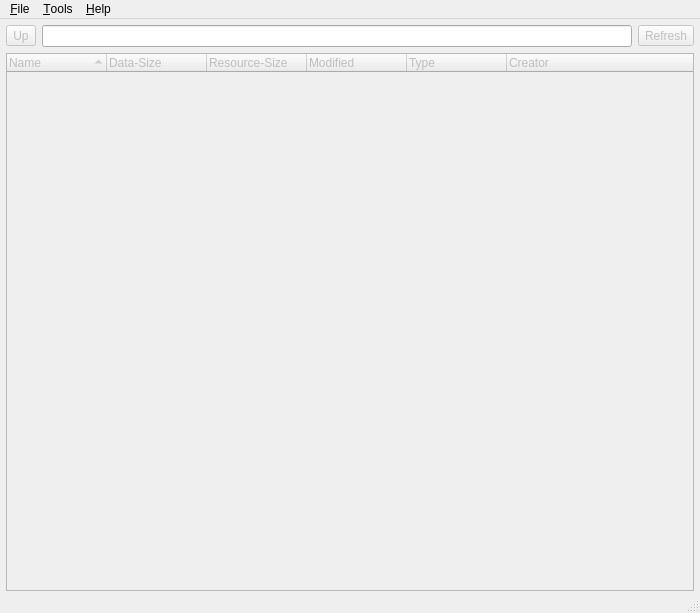
<?xml version="1.0" encoding="UTF-8"?>
<ui version="4.0">
 <class>MainWindow</class>
 <widget class="QMainWindow" name="MainWindow">
  <property name="geometry">
   <rect>
    <x>0</x>
    <y>0</y>
    <width>700</width>
    <height>613</height>
   </rect>
  </property>
  <property name="acceptDrops">
   <bool>true</bool>
  </property>
  <property name="windowTitle">
   <string>QPyHFSExplorer</string>
  </property>
  <property name="windowIcon">
   <iconset resource="main.qrc">
    <normaloff>:/main/icons/app.png</normaloff>:/main/icons/app.png</iconset>
  </property>
  <widget class="QWidget" name="centralwidget">
   <layout class="QVBoxLayout" name="verticalLayout">
    <property name="leftMargin">
     <number>6</number>
    </property>
    <property name="topMargin">
     <number>6</number>
    </property>
    <property name="rightMargin">
     <number>6</number>
    </property>
    <property name="bottomMargin">
     <number>0</number>
    </property>
    <item>
     <layout class="QHBoxLayout" name="horizontalLayout">
      <property name="bottomMargin">
       <number>0</number>
      </property>
      <item>
       <widget class="QToolButton" name="toolButtonUp">
        <property name="enabled">
         <bool>false</bool>
        </property>
        <property name="toolTip">
         <string>Up</string>
        </property>
        <property name="text">
         <string>Up</string>
        </property>
        <property name="icon">
         <iconset resource="main.qrc">
          <normaloff>:/main/icons/up.png</normaloff>:/main/icons/up.png</iconset>
        </property>
        <property name="iconSize">
         <size>
          <width>16</width>
          <height>16</height>
         </size>
        </property>
       </widget>
      </item>
      <item>
       <widget class="QLineEdit" name="lineEditHfsPath">
        <property name="readOnly">
         <bool>true</bool>
        </property>
       </widget>
      </item>
      <item>
       <widget class="QToolButton" name="toolButtonRefresh">
        <property name="enabled">
         <bool>false</bool>
        </property>
        <property name="toolTip">
         <string>Refresh</string>
        </property>
        <property name="text">
         <string>Refresh</string>
        </property>
        <property name="icon">
         <iconset resource="main.qrc">
          <normaloff>:/main/icons/refresh.png</normaloff>:/main/icons/refresh.png</iconset>
        </property>
       </widget>
      </item>
     </layout>
    </item>
    <item>
     <widget class="QTreeWidget" name="treeWidgetHfs">
      <property name="enabled">
       <bool>false</bool>
      </property>
      <property name="contextMenuPolicy">
       <enum>Qt::CustomContextMenu</enum>
      </property>
      <property name="editTriggers">
       <set>QAbstractItemView::NoEditTriggers</set>
      </property>
      <property name="alternatingRowColors">
       <bool>true</bool>
      </property>
      <property name="selectionMode">
       <enum>QAbstractItemView::SingleSelection</enum>
      </property>
      <property name="selectionBehavior">
       <enum>QAbstractItemView::SelectRows</enum>
      </property>
      <property name="rootIsDecorated">
       <bool>false</bool>
      </property>
      <property name="sortingEnabled">
       <bool>true</bool>
      </property>
      <column>
       <property name="text">
        <string>Name</string>
       </property>
      </column>
      <column>
       <property name="text">
        <string>Data-Size</string>
       </property>
      </column>
      <column>
       <property name="text">
        <string>Resource-Size</string>
       </property>
      </column>
      <column>
       <property name="text">
        <string>Modified</string>
       </property>
      </column>
      <column>
       <property name="text">
        <string>Type</string>
       </property>
      </column>
      <column>
       <property name="text">
        <string>Creator</string>
       </property>
      </column>
     </widget>
    </item>
   </layout>
  </widget>
  <widget class="QMenuBar" name="menubar">
   <property name="geometry">
    <rect>
     <x>0</x>
     <y>0</y>
     <width>700</width>
     <height>21</height>
    </rect>
   </property>
   <widget class="QMenu" name="menu_File">
    <property name="title">
     <string>&amp;File</string>
    </property>
    <addaction name="actionNewImage"/>
    <addaction name="actionOpenImage"/>
    <addaction name="actionClose"/>
    <addaction name="separator"/>
    <addaction name="actionExit"/>
   </widget>
   <widget class="QMenu" name="menu_Help">
    <property name="title">
     <string>&amp;Help</string>
    </property>
    <addaction name="actionAbout"/>
   </widget>
   <widget class="QMenu" name="menuTools">
    <property name="title">
     <string>&amp;Tools</string>
    </property>
    <addaction name="actionRenameVolume"/>
    <addaction name="actionFillWithZeros"/>
   </widget>
   <addaction name="menu_File"/>
   <addaction name="menuTools"/>
   <addaction name="menu_Help"/>
  </widget>
  <widget class="QStatusBar" name="statusbar">
   <property name="font">
    <font>
     <pointsize>8</pointsize>
    </font>
   </property>
   <property name="sizeGripEnabled">
    <bool>true</bool>
   </property>
  </widget>
  <action name="actionExit">
   <property name="text">
    <string>Exit</string>
   </property>
  </action>
  <action name="actionAbout">
   <property name="text">
    <string>About</string>
   </property>
   <property name="shortcut">
    <string>F1</string>
   </property>
  </action>
  <action name="actionOpenImage">
   <property name="text">
    <string>&amp;Open Disk Image...</string>
   </property>
   <property name="shortcut">
    <string>Ctrl+O</string>
   </property>
  </action>
  <action name="actionClose">
   <property name="enabled">
    <bool>false</bool>
   </property>
   <property name="text">
    <string>&amp;Close</string>
   </property>
   <property name="shortcut">
    <string>Ctrl+W</string>
   </property>
  </action>
  <action name="actionNewImage">
   <property name="text">
    <string>&amp;New Disk Image...</string>
   </property>
   <property name="shortcut">
    <string>Ctrl+N</string>
   </property>
  </action>
  <action name="actionFillWithZeros">
   <property name="enabled">
    <bool>false</bool>
   </property>
   <property name="text">
    <string>&amp;Fill Empty Space with Zeros</string>
   </property>
  </action>
  <action name="actionRenameVolume">
   <property name="enabled">
    <bool>false</bool>
   </property>
   <property name="text">
    <string>&amp;Rename Volume</string>
   </property>
  </action>
 </widget>
 <resources>
  <include location="main.qrc"/>
 </resources>
 <connections>
  <connection>
   <sender>actionExit</sender>
   <signal>triggered(bool)</signal>
   <receiver>MainWindow</receiver>
   <slot>close()</slot>
   <hints>
    <hint type="sourcelabel">
     <x>-1</x>
     <y>-1</y>
    </hint>
    <hint type="destinationlabel">
     <x>349</x>
     <y>318</y>
    </hint>
   </hints>
  </connection>
 </connections>
</ui>
